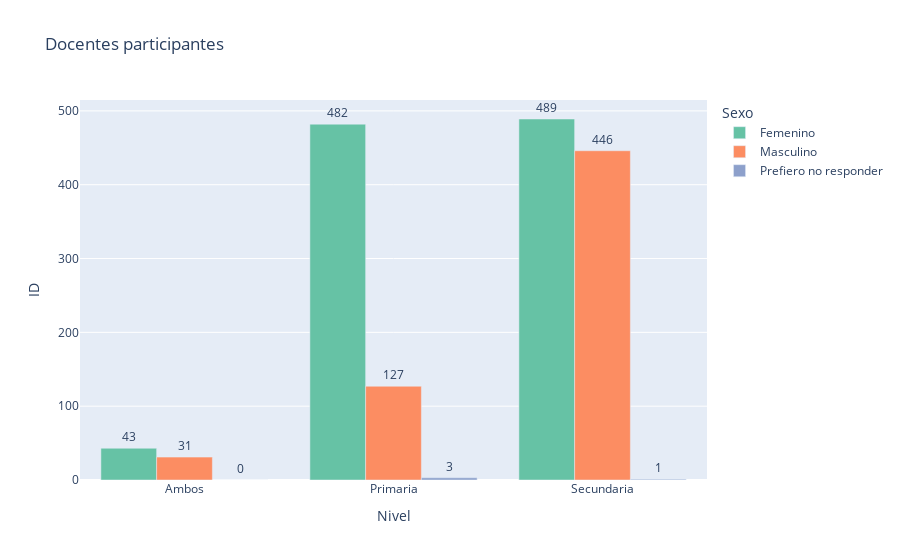

Here is the notebook cell this chart was saved with:
### Code cell
#aggfunc=nunique,mean
fig_1 = px.bar(pivot_1, x='Nivel', y ='ID',  color='Sexo', text='ID', barmode='group',
               color_discrete_sequence= px.colors.qualitative.Set2,
               title='Docentes participantes')
fig_1.update_traces(textposition='outside',
                    texttemplate='%{text}')
fig_1.show()

### Figure 1 — Plotly figure (JSON) as saved in the notebook; plotly's stock layout.template omitted (floating-point values rounded to 4 significant figures)
{"data": [{"alignmentgroup": "True", "hovertemplate": "Sexo=Femenino<br>Nivel=%{x}<br>ID=%{text}<extra></extra>", "legendgroup": "Femenino", "marker": {"color": "rgb(102,194,165)", "pattern": {"shape": ""}}, "name": "Femenino", "offsetgroup": "Femenino", "orientation": "v", "showlegend": true, "text": [43, 482, 489], "textposition": "outside", "texttemplate": "%{text}", "type": "bar", "x": ["Ambos", "Primaria", "Secundaria"], "xaxis": "x", "y": [43, 482, 489], "yaxis": "y"}, {"alignmentgroup": "True", "hovertemplate": "Sexo=Masculino<br>Nivel=%{x}<br>ID=%{text}<extra></extra>", "legendgroup": "Masculino", "marker": {"color": "rgb(252,141,98)", "pattern": {"shape": ""}}, "name": "Masculino", "offsetgroup": "Masculino", "orientation": "v", "showlegend": true, "text": [31, 127, 446], "textposition": "outside", "texttemplate": "%{text}", "type": "bar", "x": ["Ambos", "Primaria", "Secundaria"], "xaxis": "x", "y": [31, 127, 446], "yaxis": "y"}, {"alignmentgroup": "True", "hovertemplate": "Sexo=Prefiero no responder<br>Nivel=%{x}<br>ID=%{text}<extra></extra>", "legendgroup": "Prefiero no responder", "marker": {"color": "rgb(141,160,203)", "pattern": {"shape": ""}}, "name": "Prefiero no responder", "offsetgroup": "Prefiero no responder", "orientation": "v", "showlegend": true, "text": [0, 3, 1], "textposition": "outside", "texttemplate": "%{text}", "type": "bar", "x": ["Ambos", "Primaria", "Secundaria"], "xaxis": "x", "y": [0, 3, 1], "yaxis": "y"}], "layout": {"autosize": true, "barmode": "group", "legend": {"title": {"text": "Sexo"}, "tracegroupgap": 0}, "title": {"text": "Docentes participantes"}, "xaxis": {"anchor": "y", "autorange": true, "domain": [0, 1], "range": [-0.5, 2.5], "title": {"text": "Nivel"}, "type": "category"}, "yaxis": {"anchor": "x", "autorange": true, "domain": [0, 1], "range": [0, 514.7], "title": {"text": "ID"}, "type": "linear"}}}
